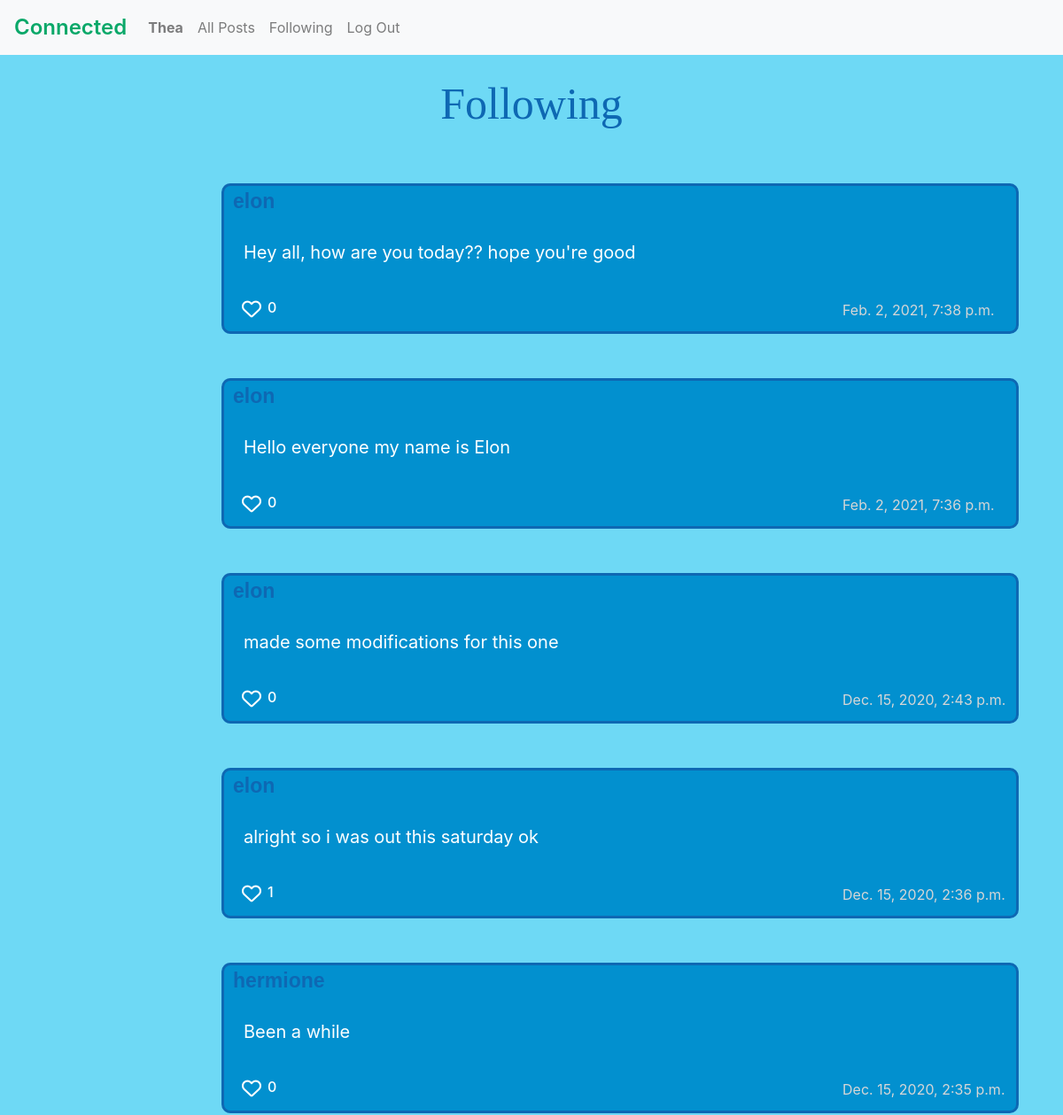
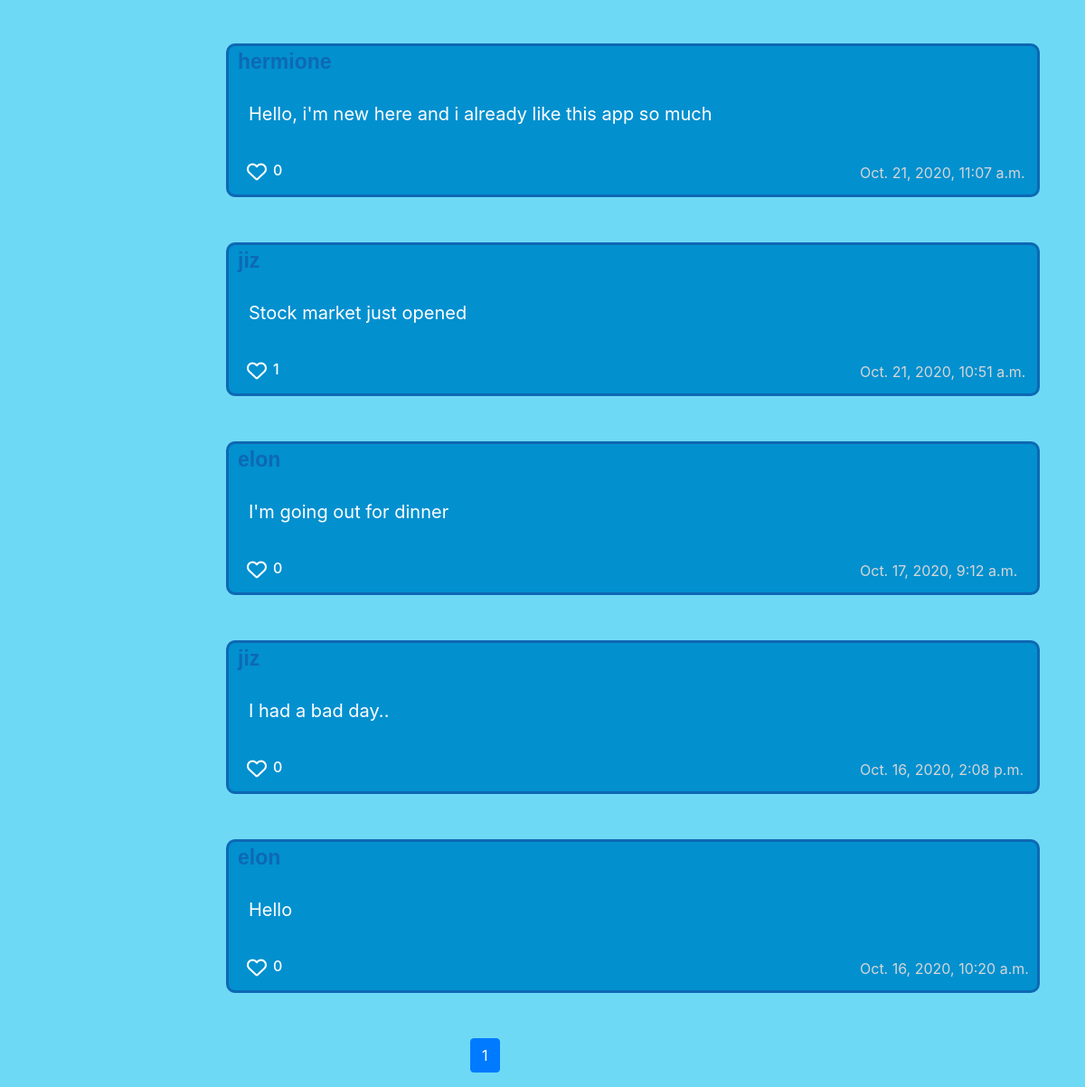
The page /Following (signed in) on the database its author committed (2 pictures, top to bottom).
### network/models.py (models this page shows, shortened)
class User(AbstractUser):
    followers = models.ManyToManyField('self', related_name='following', symmetrical=False, blank=True)

class Post(models.Model):
    post_owner = models.ForeignKey(User, on_delete=models.CASCADE, related_name="person")
    post_content = models.CharField(blank=False, max_length=160)
    timestamp = models.DateTimeField(auto_now=False, auto_now_add=True)
    likes = models.ManyToManyField(User)
    def likes_count(self):
        return self.likes.count()

### network/views.py (the view)
# urls.py: path("Following", views.following_page, name="following"),
def following_page(request):
    following = request.user.following.all()
    follposts = Post.objects.filter(post_owner__in=following).order_by('-timestamp')
    paginator = Paginator(follposts, 10)
    page_number = request.GET.get('page')
    follposts = paginator.get_page(page_number)
    return render(request, "network/follpage.html", {
        'follposts' : follposts
    })

### network/templates/network/follpage.html (shortened to what this page needs)
{% extends "network/layout.html" %}
{% load static %}
{% block body %}
 <h1 style='padding:10px; color: #0e68b3; display: flex; justify-content: center; font-family: Gill Sans; margin-top: 15px; font-size: 50px;'>Following</h1>
    {% for foll in follposts %}
    <div class="show_post" id="show-{{post.id}}">
      <div class="top" id="top-{{post.id}}">
        <div id="creator">
          <a href="{% url 'profile' foll.post_owner.id %}">{{ foll.post_owner }}</a>
         </div>
      </div>
      <div class="content" id="content-{{post.id}}"> {{ foll.post_content }}</div>
      <div class="bottom">
        <i data-id="{{foll.id}}" id="heart-{{post.id}}" aria-hidden="true" class='far fa-heart like_button'></i>
       <h6 id="count-{{foll.id}}" class="like_count">{{ foll.likes_count }}</h6>
        <div id="time"> {{ foll.timestamp }}</div></div>
     </div>
 {% endfor %}
<nav aria-label="..."  style="margin-left:35%;">
  <ul class="pagination">
      {% for num in follposts.paginator.page_range %}
        {% if follposts.number == num %}
        <li class="page-item active" aria-current="page">
        <a class="page-link">{{ num }}</a>
        </li>
     {% else %}
     <a class="page-link">{{ num }}</a>
        {% endif %}
      {% endfor %}
  </ul>
    </nav>
{% endblock %}

### network/templates/network/layout.html (shortened to what this page needs)
{% load static %}
<!DOCTYPE html>
<html lang="en">
    <head>
        <link rel="stylesheet" href="https://stackpath.bootstrapcdn.com/bootstrap/4.4.1/css/bootstrap.min.css">
        <link href="{% static 'network/styles.css' %}" rel="stylesheet">
    </head>
    <body>
        <nav class="navbar navbar-expand-lg navbar-light bg-light">
            <a class="navbar-brand" style="color: #0ba869; font-size:24px; font-weight: 600" href="{% url 'index' %}">Connected</a>
            <div>
              <ul class="navbar-nav mr-auto">
                {% if user.is_authenticated %}
                    <li class="nav-item">
                        <a class="nav-link" href="{% url 'profile' request.user.id %}"><strong>{{ user.username }}</strong></a>
                    </li>
                {% endif %}
                <li class="nav-item">
                  <a class="nav-link" href="{% url 'index' %}">All Posts</a>
                </li>
                {% if user.is_authenticated %}
                    <li class="nav-item">
                        <a class="nav-link" href="{% url 'following' %}">Following</a>
                    </li>
                    <li class="nav-item">
                        <a class="nav-link" href="{% url 'logout' %}">Log Out</a>
                    </li>
                {% endif %}
              </ul>
            </div>
          </nav>
        <div class="body">
            {% block body %}
            {% endblock %}
        </div>
    </body>
</html>

### network/static/network/styles.css (style rules this page uses)
body { background:#6ed9f5; }
.pagination { margin-left: 100px;; }
.show_post { width: 900px; height: 170px; border: 3px solid #0e68b3; background: #0290cf; color: #fff; border-radius: 10px; margin: 50px 250px; }
.top { display:flex; }
#creator { font-size: 23px; margin-left:10px; width: 770px; font-weight: bold; font-family: Arial, Helvetica, sans-serif; }
#creator a { cursor: pointer; text-decoration: none; font-weight: bold; color: #0e68b3; }
.content { font-size: 20px; padding-top: 25px; padding-left:22px; }
.bottom { display:flex; padding-top: 38px; }
#time { color: #D6D6D6; }
.far { padding-left: 20px; font-size: 22px; cursor: pointer; }
.like_count { position: relative; padding-left:7px; margin-bottom: 5px; width:656px; }

### rows shown on the page
User: username "Thea"
Post: post_owner "elon", post_content "Hey all, how are you today?? hope you're good", likes_count "0", timestamp "Feb. 2, 2021, 7:38 p.m."
Post: post_owner "elon", post_content "Hello everyone my name is Elon", likes_count "0", timestamp "Feb. 2, 2021, 7:36 p.m."
Post: post_owner "elon", post_content "made some modifications for this one", likes_count "0", timestamp "Dec. 15, 2020, 2:43 p.m."
Post: post_owner "elon", post_content "alright so i was out this saturday ok", likes_count "1", timestamp "Dec. 15, 2020, 2:36 p.m."
Post: post_owner "hermione", post_content "Been a while", likes_count "0", timestamp "Dec. 15, 2020, 2:35 p.m."
Post: post_owner "hermione", post_content "Hello, i'm new here and i already like this app so much", likes_count "0", timestamp "Oct. 21, 2020, 11:07 a.m."
Post: post_owner "jiz", post_content "Stock market just opened", likes_count "1", timestamp "Oct. 21, 2020, 10:51 a.m."
Post: post_owner "elon", post_content "I'm going out for dinner", likes_count "0", timestamp "Oct. 17, 2020, 9:12 a.m."
Post: post_owner "jiz", post_content "I had a bad day..", likes_count "0", timestamp "Oct. 16, 2020, 2:08 p.m."
Post: post_owner "elon", post_content "Hello", likes_count "0", timestamp "Oct. 16, 2020, 10:20 a.m."

### other values the page prints
{{ num }} "1"
